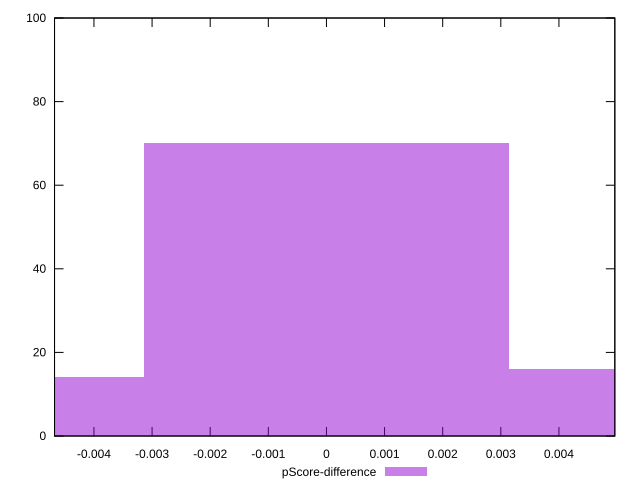

Write gnuplot code to recreate this figure.
reset

$pScoreDifference <<EOF
0 70
0.006277438958532363 16
-0.006277438958532363 14
EOF

set key outside below
set boxwidth 0.006277438958532363
set xrange [-0.00467818972752429:0.004961523264110451]
set yrange [0:100]
set trange [0:100]
set style fill transparent solid 0.5 noborder
set terminal svg size 640, 490 enhanced background rgb 'white'
set output "report_00009_2021-02-08T22-37-41.559Z/max-potential-fid/samples/pages/pScore-difference/histogram.svg"

plot $pScoreDifference title "pScore-difference" with boxes

reset
